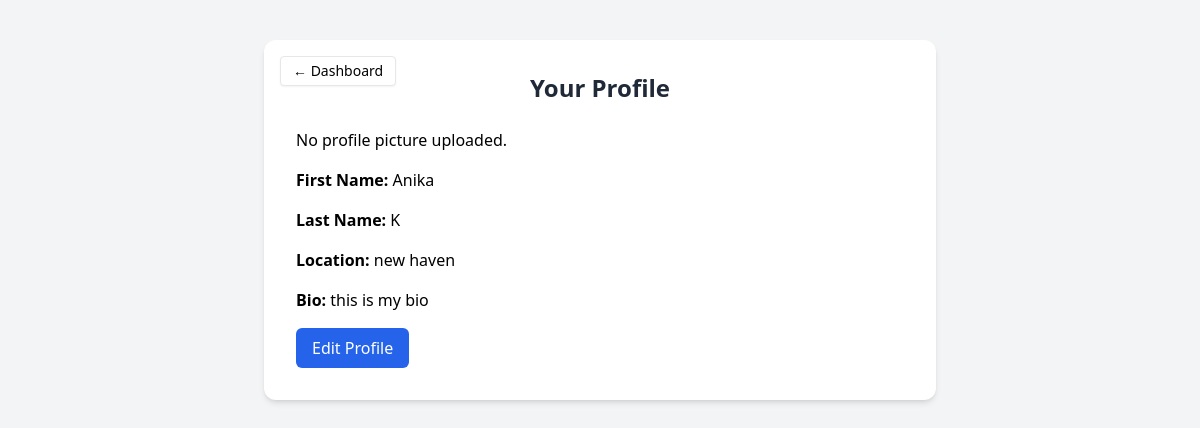
The page /user/1 on the database as committed earlier.
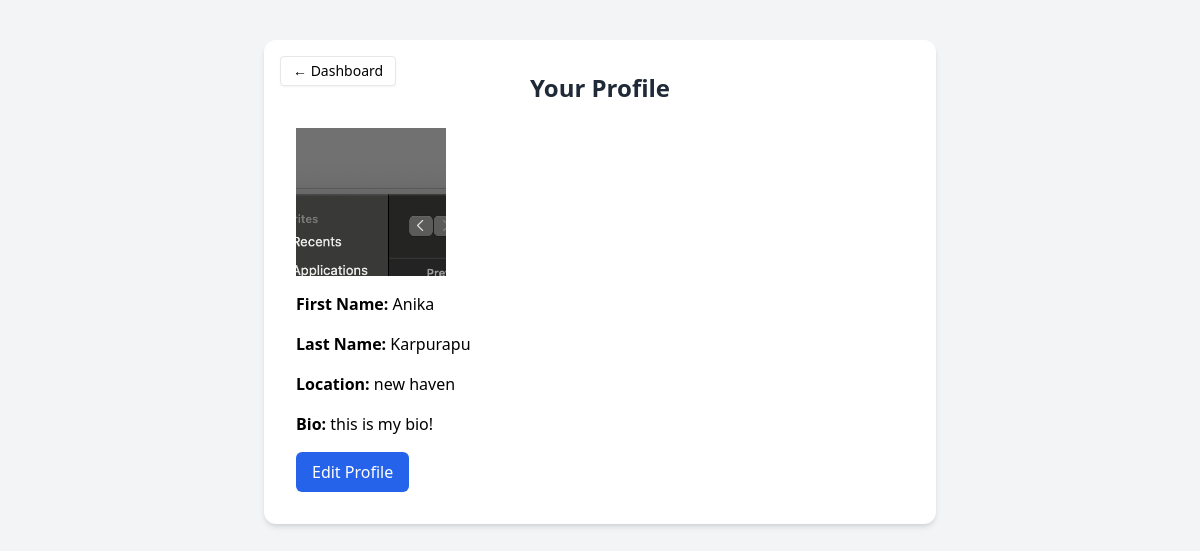
The same page on the database as committed later.
### models.py (models this page shows, shortened)
class User(db.Model):
    id = db.Column(db.Integer, primary_key=True)
    email = db.Column(db.String(120), unique=True, nullable=False)
    password_hash = db.Column(db.String(128), nullable=False)
    reviews = db.relationship('Review', backref='user', lazy=True)
    first_name = db.Column(db.String(120), nullable=True)
    last_name = db.Column(db.String(120), nullable=True)
    bio = db.Column(db.Text, nullable=True)
    location = db.Column(db.String(120), nullable=True)
    profile_picture = db.Column(db.String(255), nullable=True)
    followed = db.relationship(
        'User',
        secondary=follows,
        primaryjoin=(follows.c.follower_id == id),
        secondaryjoin=(follows.c.followed_id == id),
        backref=db.backref('followers', lazy='dynamic'),
        lazy='dynamic'
    )

### app.py (the view)
@app.route('/user/<int:user_id>')
def user_profile_page(user_id):
    user = User.query.get(user_id)
    if not user:
        return "User not found", 404
    display_name = f"{user.first_name} {user.last_name}" if user.first_name and user.last_name else user.email
    return render_template(
        'profile.html',
        user_id=user.id,
        user_email=user.email,
        profile_picture=user.profile_picture,
        display_name=display_name,
        first_name=user.first_name,
        last_name=user.last_name,
        bio=user.bio,
        location=user.location,
    )

### templates/profile.html (shortened to what this page needs)
<!DOCTYPE html>
<html lang="en">
<head>
  <script src="https://cdn.tailwindcss.com"></script>
</head>
<body class="bg-gray-100 min-h-screen py-10 px-4">
  <div class="max-w-2xl mx-auto bg-white p-8 rounded-xl shadow-md relative">
    <a href="/dashboard-page"
      class="absolute top-4 left-4 text-sm bg-white border px-3 py-1 rounded hover:bg-gray-100 shadow-sm">←
      Dashboard</a>
    <h2 class="text-2xl font-semibold text-gray-800 mb-6 text-center">Your Profile</h2>
    <div id="profile-view" class="space-y-4">
      {% if profile_picture %}
          <img src="{{ profile_picture }}" alt="Profile Picture" width="150" height="150">
      {% else %}
          <p>No profile picture uploaded.</p>
      {% endif %}
      <p><strong>First Name:</strong> {{ first_name }}</p>
      <p><strong>Last Name:</strong> {{ last_name }}</p>
      <p><strong>Location:</strong> {{ location }}</p>
      <p><strong>Bio:</strong> {{ bio }}</p>
      <button onclick="toggleEdit(true)" class="bg-blue-600 hover:bg-blue-700 text-white px-4 py-2 rounded-md">Edit
        Profile</button>
    </div>
  </div>
</body>
</html>

Rows that differ between the two databases and show on the page:
changed User "Anika": profile_picture: picture added; last_name (not shown) → "Karpurapu"; bio "this is my bio" → "this is my bio!"
Other text that changed with them:
{{ last_name }}: "K" → (not shown)
text no longer shown: "No profile picture uploaded."
